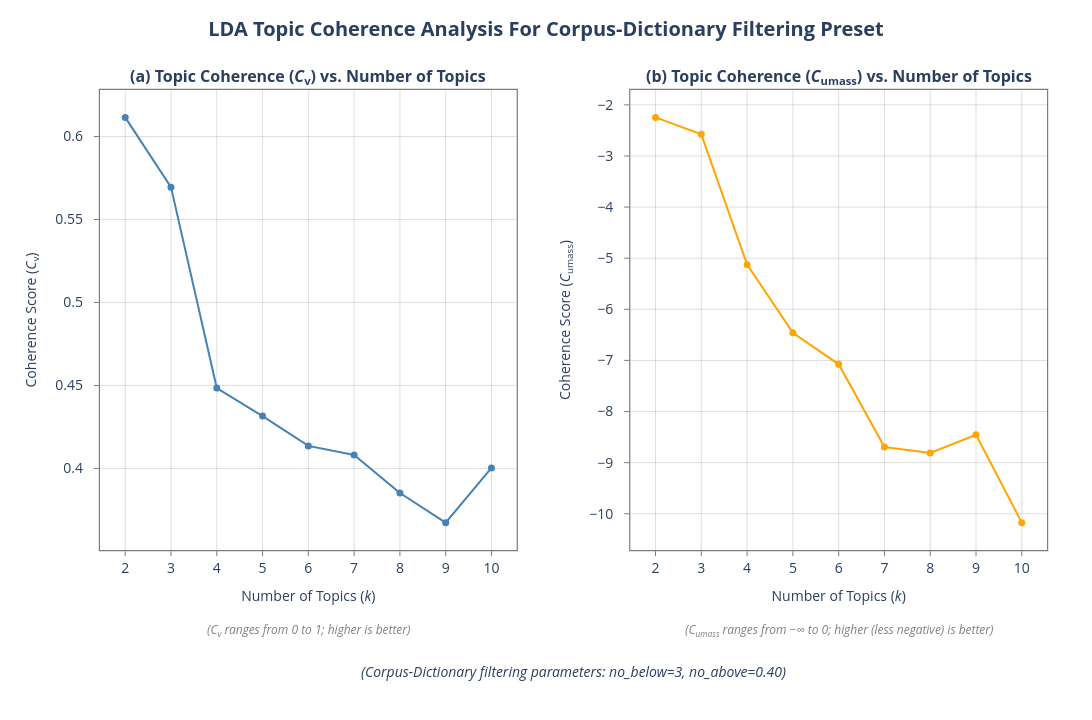

The code cell stored with this chart in its notebook:
### Markdown cell above
Two or three topics appear to be the sweet spot in terms of number of topics for LDA. For this topic modeling task, we might choose three topics as two topics may not be granular enough to separate concerns voiced in the reviews about the business that would give us multiple operational themes to improve on.

### Code cell
# Coherence Analysis for preset Corpus-Dictionary filtering parameters
plot_df = (
    lda_results_df[
        (lda_results_df["no_below"] == 3) &
        (lda_results_df["no_above"] == 0.40)
    ]
    .sort_values("num_topics", ascending=True)
    .copy()
)

# Plot styling
blue_color = "steelblue"
orange_color = "orange"
border_color = "rgba(80, 80, 80, 0.75)"
grid_color = "rgba(160, 160, 160, 0.35)"

# Create two side-by-side diagnostic plots
fig = make_subplots(
    rows=1,
    cols=2,
    horizontal_spacing=0.12,
    subplot_titles=(
        "<b>(a) Topic Coherence (<i>C</i><sub>v</sub>) vs. Number of Topics</b>",
        "<b>(b) Topic Coherence "
        "(<i>C</i><sub>umass</sub>) vs. Number of Topics</b>"
    )
)

# (a) C_v coherence
fig.add_trace(
    go.Scatter(
        x=plot_df["num_topics"],
        y=plot_df["coherence_cv"],
        mode="lines+markers",
        name="C_v coherence",
        line=dict(
            color=blue_color,
            width=2
        ),
        marker=dict(
            symbol="circle",
            size=7,
            color=blue_color
        ),
        hovertemplate=(
            "Topics (k): %{x}<br>"
            "C<sub>v</sub>: %{y:.4f}"
            "<extra></extra>"
        )
    ),
    row=1,
    col=1
)

# (b) C_umass coherence
fig.add_trace(
    go.Scatter(
        x=plot_df["num_topics"],
        y=plot_df["coherence_umass"],
        mode="lines+markers",
        name="C_umass coherence",
        line=dict(
            color=orange_color,
            width=2
        ),
        marker=dict(
            symbol="circle",
            size=7,
            color=orange_color
        ),
        hovertemplate=(
            "Topics (k): %{x}<br>"
            "C<sub>umass</sub>: %{y:.4f}"
            "<extra></extra>"
        )
    ),
    row=1,
    col=2
)

# Format the left-panel x-axis
fig.update_xaxes(
    title_text="Number of Topics (<i>k</i>)",
    title_font=dict(size=14),
    tickmode="array",
    tickvals=plot_df["num_topics"].tolist(),
    tickangle=0,

    showgrid=True,
    gridcolor=grid_color,
    griddash="solid",

    showline=True,
    linecolor=border_color,
    linewidth=1.2,
    mirror=True,

    ticks="outside",
    ticklen=5,
    tickcolor=border_color,

    zeroline=False,
    row=1,
    col=1
)

# Format the right-panel x-axis
fig.update_xaxes(
    title_text="Number of Topics (<i>k</i>)",
    title_font=dict(size=14),
    tickmode="array",
    tickvals=plot_df["num_topics"].tolist(),
    tickangle=0,

    showgrid=True,
    gridcolor=grid_color,
    griddash="solid",

    showline=True,
    linecolor=border_color,
    linewidth=1.2,
    mirror=True,

    ticks="outside",
    ticklen=5,
    tickcolor=border_color,

    zeroline=False,
    row=1,
    col=2
)

# Left-panel y-axis: C_v
fig.update_yaxes(
    title_text="Coherence Score (<i>C</i><sub>v</sub>)",
    title_font=dict(size=14),

    showgrid=True,
    gridcolor=grid_color,
    griddash="solid",

    showline=True,
    linecolor=border_color,
    linewidth=1.2,
    mirror=True,

    ticks="outside",
    ticklen=5,
    tickcolor=border_color,
    ticklabelstandoff=8,

    zeroline=False,
    row=1,
    col=1
)

# Right-panel y-axis: C_umass
fig.update_yaxes(
    title_text="Coherence Score (<i>C</i><sub>umass</sub>)",
    title_font=dict(size=14),

    showgrid=True,
    gridcolor=grid_color,
    griddash="solid",

    showline=True,
    linecolor=border_color,
    linewidth=1.2,
    mirror=True,

    ticks="outside",
    ticklen=5,
    tickcolor=border_color,
    ticklabelstandoff=8,

    zeroline=False,
    row=1,
    col=2
)

# Increase the size of the two subplot titles
fig.layout.annotations[0].update(font=dict(size=16))
fig.layout.annotations[1].update(font=dict(size=16))

# Interpretive text beneath each diagnostic panel
fig.add_annotation(
    x=0.22,
    y=-0.15,
    xref="paper",
    yref="paper",
    text="<i>(C<sub>v</sub> ranges from 0 to 1; higher is better)</i>",
    showarrow=False,
    xanchor="center",
    yanchor="top",
    font=dict(size=12, color="gray")
)

fig.add_annotation(
    x=0.78,
    y=-0.15,
    xref="paper",
    yref="paper",
    text=(
        "<i>(C<sub>umass</sub> ranges from −∞ to 0; "
        "higher (less negative) is better)</i>"
    ),
    showarrow=False,
    xanchor="center",
    yanchor="top",
    font=dict(size=12, color="gray")
)

# Bottom figure caption
fig.add_annotation(
    x=0.5,
    y=-0.24,
    xref="paper",
    yref="paper",
    text=(
        "<i>(Corpus-Dictionary filtering parameters: no_below=3, "
        "no_above=0.40)</i>"
    ),
    showarrow=False,
    xanchor="center",
    yanchor="top",
    font=dict(size=14)
)

# Overall figure layout
fig.update_layout(
    title=dict(
        text="<b>LDA Topic Coherence Analysis For Corpus-Dictionary Filtering Preset</b>",
        x=0.5,
        xanchor="center",
        y=0.97,
        yanchor="top",
        font=dict(size=20)
    ),
    template="plotly_white",
    width=1400,
    height=720,
    margin=dict(t=90, b=170, l=100,r=45),
    showlegend=False,
    font=dict(size=14)
)

fig.show()

### Figure 1 — Plotly figure (JSON) as saved in the notebook; plotly's stock layout.template omitted (floating-point values rounded to 4 significant figures)
{"data": [{"hovertemplate": "Topics (k): %{x}<br>C<sub>v</sub>: %{y:.4f}<extra></extra>", "line": {"color": "steelblue", "width": 2}, "marker": {"color": "steelblue", "size": 7, "symbol": "circle"}, "mode": "lines+markers", "name": "C_v coherence", "type": "scatter", "x": [2, 3, 4, 5, 6, 7, 8, 9, 10], "xaxis": "x", "y": [0.6116, 0.5695, 0.4485, 0.4315, 0.4136, 0.4081, 0.3852, 0.3673, 0.4003], "yaxis": "y"}, {"hovertemplate": "Topics (k): %{x}<br>C<sub>umass</sub>: %{y:.4f}<extra></extra>", "line": {"color": "orange", "width": 2}, "marker": {"color": "orange", "size": 7, "symbol": "circle"}, "mode": "lines+markers", "name": "C_umass coherence", "type": "scatter", "x": [2, 3, 4, 5, 6, 7, 8, 9, 10], "xaxis": "x2", "y": [-2.245, -2.577, -5.126, -6.46, -7.076, -8.694, -8.809, -8.453, -10.17], "yaxis": "y2"}], "layout": {"annotations": [{"font": {"size": 16}, "showarrow": false, "text": "<b>(a) Topic Coherence (<i>C</i><sub>v</sub>) vs. Number of Topics</b>", "x": 0.22, "xanchor": "center", "xref": "paper", "y": 1, "yanchor": "bottom", "yref": "paper"}, {"font": {"size": 16}, "showarrow": false, "text": "<b>(b) Topic Coherence (<i>C</i><sub>umass</sub>) vs. Number of Topics</b>", "x": 0.78, "xanchor": "center", "xref": "paper", "y": 1, "yanchor": "bottom", "yref": "paper"}, {"font": {"color": "gray", "size": 12}, "showarrow": false, "text": "<i>(C<sub>v</sub> ranges from 0 to 1; higher is better)</i>", "x": 0.22, "xanchor": "center", "xref": "paper", "y": -0.15, "yanchor": "top", "yref": "paper"}, {"font": {"color": "gray", "size": 12}, "showarrow": false, "text": "<i>(C<sub>umass</sub> ranges from −∞ to 0; higher (less negative) is better)</i>", "x": 0.78, "xanchor": "center", "xref": "paper", "y": -0.15, "yanchor": "top", "yref": "paper"}, {"font": {"size": 14}, "showarrow": false, "text": "<i>(Corpus-Dictionary filtering parameters: no_below=3, no_above=0.40)</i>", "x": 0.5, "xanchor": "center", "xref": "paper", "y": -0.24, "yanchor": "top", "yref": "paper"}], "font": {"size": 14}, "height": 720, "margin": {"b": 170, "l": 100, "r": 45, "t": 90}, "showlegend": false, "title": {"font": {"size": 20}, "text": "<b>LDA Topic Coherence Analysis For Corpus-Dictionary Filtering Preset</b>", "x": 0.5, "xanchor": "center", "y": 0.97, "yanchor": "top"}, "width": 1400, "xaxis": {"anchor": "y", "domain": [0, 0.44], "gridcolor": "rgba(160, 160, 160, 0.35)", "griddash": "solid", "linecolor": "rgba(80, 80, 80, 0.75)", "linewidth": 1.2, "mirror": true, "showgrid": true, "showline": true, "tickangle": 0, "tickcolor": "rgba(80, 80, 80, 0.75)", "ticklen": 5, "tickmode": "array", "ticks": "outside", "tickvals": [2, 3, 4, 5, 6, 7, 8, 9, 10], "title": {"font": {"size": 14}, "text": "Number of Topics (<i>k</i>)"}, "zeroline": false}, "xaxis2": {"anchor": "y2", "domain": [0.56, 1], "gridcolor": "rgba(160, 160, 160, 0.35)", "griddash": "solid", "linecolor": "rgba(80, 80, 80, 0.75)", "linewidth": 1.2, "mirror": true, "showgrid": true, "showline": true, "tickangle": 0, "tickcolor": "rgba(80, 80, 80, 0.75)", "ticklen": 5, "tickmode": "array", "ticks": "outside", "tickvals": [2, 3, 4, 5, 6, 7, 8, 9, 10], "title": {"font": {"size": 14}, "text": "Number of Topics (<i>k</i>)"}, "zeroline": false}, "yaxis": {"anchor": "x", "domain": [0, 1], "gridcolor": "rgba(160, 160, 160, 0.35)", "griddash": "solid", "linecolor": "rgba(80, 80, 80, 0.75)", "linewidth": 1.2, "mirror": true, "showgrid": true, "showline": true, "tickcolor": "rgba(80, 80, 80, 0.75)", "ticklabelstandoff": 8, "ticklen": 5, "ticks": "outside", "title": {"font": {"size": 14}, "text": "Coherence Score (<i>C</i><sub>v</sub>)"}, "zeroline": false}, "yaxis2": {"anchor": "x2", "domain": [0, 1], "gridcolor": "rgba(160, 160, 160, 0.35)", "griddash": "solid", "linecolor": "rgba(80, 80, 80, 0.75)", "linewidth": 1.2, "mirror": true, "showgrid": true, "showline": true, "tickcolor": "rgba(80, 80, 80, 0.75)", "ticklabelstandoff": 8, "ticklen": 5, "ticks": "outside", "title": {"font": {"size": 14}, "text": "Coherence Score (<i>C</i><sub>umass</sub>)"}, "zeroline": false}}}
